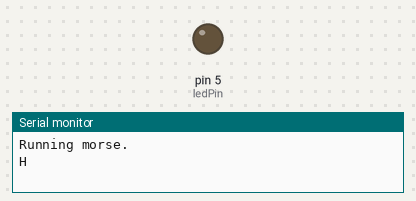
Bench run of a sketch on a simulated Arduino Uno, built with avr-gcc and run on an emulated ATmega328P. Parts: output pins drawn as LEDs (lit = HIGH), the last lines printed to the serial monitor.

Above: at 1.6 s.
At 47.1 s:
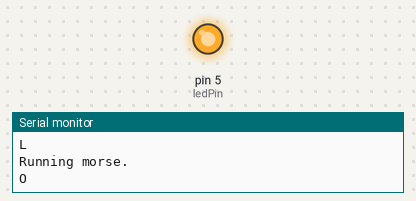
Timing chart, 0 to 47.8 s (numbered marks = the images above):
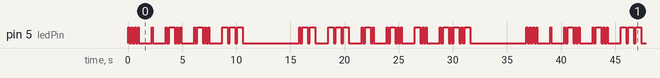

Measured:
- by itself, pin 5 (ledPin): moves between LOW and HIGH, repeating every 36.8 s
- by itself, everything shown: repeats every 36.8 s, in 76 steps

The sketch:

Morse.ino
```cpp
int ledPin = 5;

void led(boolean on) {
  if(on) {
    digitalWrite(ledPin, HIGH);
  }
  else {
    digitalWrite(ledPin, LOW);
  }
}

void dot() {
  led(true);
  delay(100);
  led(false);
  delay(200);
}
void dash() {
  led(true);
  delay(500);
  led(false);
  delay(200);
}
void nextLetter() {
  delay(1000);
}
void nextWord() {
  delay(3000);
}

void morseLetter(char letter) {
  Serial.println("Running morse.");
  Serial.println(letter);
  switch(letter) {
    case 32: //space
      nextWord();
      break;
    case 34: //"
      //010010
      dot(); dash(); dot(); dot(); dash(); dot();
      break;
    case 39: //'
      //011110
      dot(); dash(); dash(); dash(); dash(); dot();
      break;
    case 40: //()
      //101101
      dash(); dot(); dash(); dash(); dot(); dash();
      break;
    case 41: //()
      //101101
      dash(); dot(); dash(); dash(); dot(); dash();
      break;
    case 44: //,
      //110011
      dash(); dash(); dot(); dot(); dash(); dash();
      break;
    case 45: //-
      //100001
      dash(); dot(); dot(); dot(); dot(); dash();
      break;
    case 46: //.
      //010101
      dot(); dash(); dot(); dash(); dot(); dash();
      break;
    case 47: ///
      //10010
      dash(); dot(); dot(); dash(); dot();
      break;
    case 48: //0
      //11111
      dash(); dash(); dash(); dash(); dash();
      break;
    case 49: //1
      //01111
      dot(); dash(); dash(); dash(); dash();
      break;
    case 50: //2
      //00111
      dot(); dot(); dash(); dash(); dash();
      break;
    case 51: //3
      //00011
      dot(); dot(); dot(); dash(); dash();
      break;
    case 52: //4
      //00001
      dot(); dot(); dot(); dot(); dash();
      break;
    case 53: //5
      //00000
      dot(); dot(); dot(); dot(); dot();
      break;
    case 54: //6
      //10000
      dash(); dot(); dot(); dot(); dot();
      break;
    case 55: //7
      //11000
      dash(); dash(); dot(); dot(); dot();
      break;
    case 56: //8
      //11100
      dash(); dash(); dash(); dot(); dot();
      break;
    case 57: //9
      //11110
      dash(); dash(); dash(); dash(); dot();
      break;
    case 59: //:
      //111000
      dash(); dash(); dash(); dot(); dot(); dot();
      break;
    case 61: //=
      //10001
      dash(); dot(); dot(); dot(); dash();
      break;
    case 63: //?
      //001100
      dot(); dot(); dash(); dash(); dot(); dot();
      break;
    case 64: //@
      //011010
      dot(); dash(); dash(); dot(); dash(); dot();
      break;
    case 65: //A
      //01
      dot(); dash();
      break;
    case 66: //B
      //1000
      dash(); dot(); dot(); dot();
      break;
    case 67: //C
      //1010
      dash(); dot(); dash(); dot();
      break;
    case 68: //D
      //100
      dash(); dot(); dot();
      break;
    case 69: //E
      //0
      dot();
      break;
    case 70: //F
      //0010
      dot(); dot(); dash(); dot();
      break;
    case 71: //G
      //110
      dash(); dash(); dot();
      break;
    case 72: //H
      //0000
      dot(); dot(); dot(); dot();
      break;
    case 73: //I
      //00
      dot(); dot();
      break;
    case 74: //J
      //0111
      dot(); dash(); dash(); dash();
      break;
    case 75: //K
      //101
      dash(); dot(); dash();
      break;
    case 76: //L
      //0100
      dot(); dash(); dot(); dot();
      break;
    case 77: //M
      //11
      dash(); dash();
      break;
    case 78: //N
      //10
      dash(); dot();
      break;
    case 79: //O
      //111
      dash(); dash(); dash();
      break;
    case 80: //P
      //0110
      dot(); dash(); dash(); dot();
      break;
    case 81: //Q
      //1101
      dash(); dash(); dot(); dash();
      break;
    case 82: //R
      //010
      dot(); dash(); dot();
      break;
    case 83: //S
      //000
      dot(); dot(); dot();
      break;
    case 84: //T
      //1
      dash();
      break;
    case 85: //U
      //001
      dot(); dot(); dash();
      break;
    case 86: //V
      //0001
      dot(); dot(); dot(); dash();
      break;
    case 87: //W
      //011
      dot(); dash(); dash();
      break;
    case 88: //X
      //1001
      dash(); dot(); dot(); dash();
      break;
    case 89: //Y
      //1011
      dash(); dot(); dash(); dash();
      break;
    case 90: //Z
      //1100
      dash(); dash(); dot(); dot();
      break;
  }
  nextLetter();
}

void message(String text) {
  int len = text.length();
  for(int i=0; i<len; ++i) {
    morseLetter(text[i]);
  }
}

void setup() {
  Serial.begin(9600);
  pinMode(ledPin, OUTPUT);
}
void loop() {
  message("HELLO WORLD. ");
}
```
